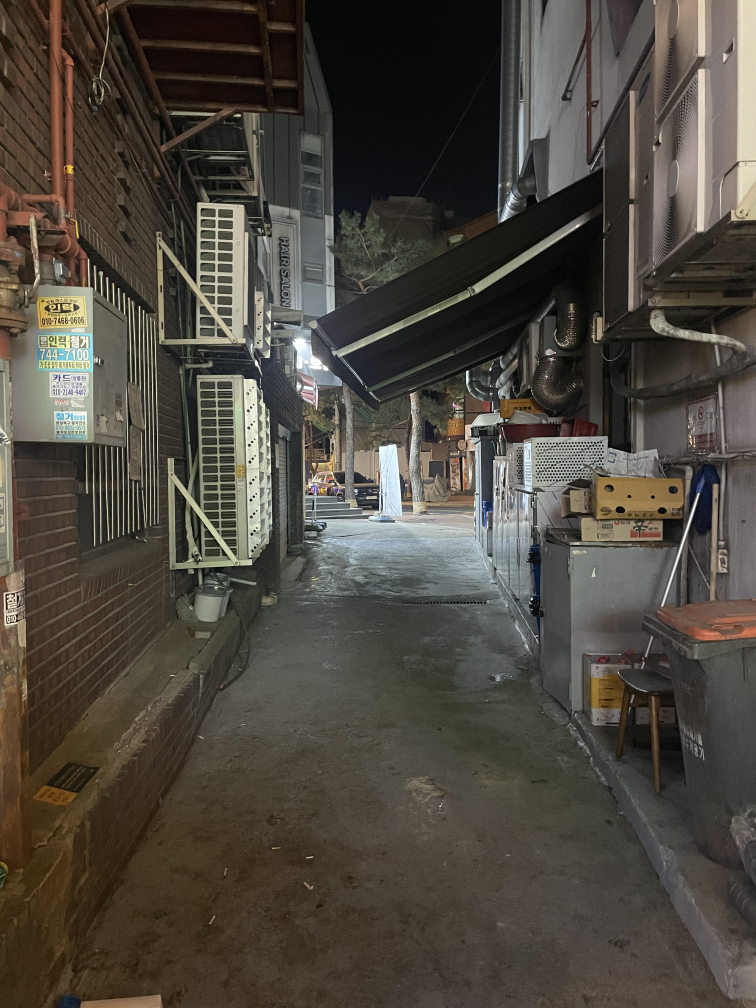
#> input picture V8_text_sam/segment-geospatial-main/input1.jpeg, 3024 x 4032 px, found by its file name (shown at 1/4 size)
$ python V16_get_image.py
#> lines starting #> are read from the running program, lines starting #| are printed output that depends on the picture
import cv2

# 이미지 파일 경로
img_path = "./input1.jpeg"

# 이미지 읽기
image = cv2.imread(img_path)
#> image is the input picture: shape (4032, 3024, 3); mean B, G, R 63.3, 71.9, 77.2
print(image.shape)
#| (4032, 3024, 3)
image = cv2.resize(image, (640, 480))
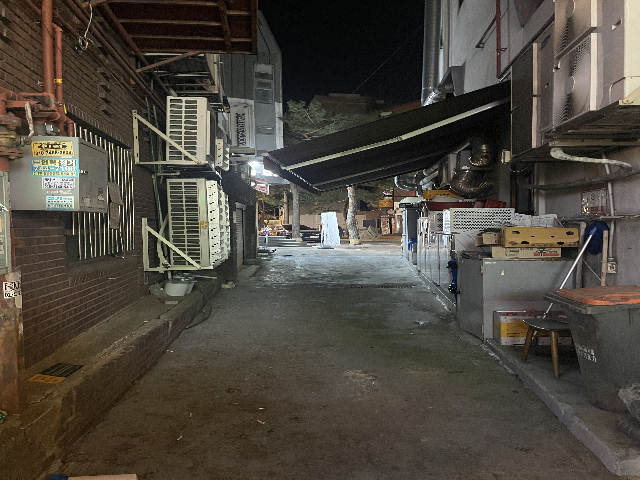
#> image: shape (480, 640, 3); mean B, G, R 63.2, 71.8, 77.2

# 마우스 이벤트 함수 정의
def mouse_callback(event, x, y, flags, param):
    # 마우스 왼쪽 버튼 클릭 이벤트 처리
    if event == cv2.EVENT_LBUTTONDOWN:
        print(f"CLICKED : {x}, {y}")

# 윈도우 생성
cv2.namedWindow("Image")

# 생성된 윈도우에 콜백 함수 등록
cv2.setMouseCallback("Image", mouse_callback)

# 화면 표시 및 종료 설정
while True:
    cv2.imshow("Image", image)

    if cv2.waitKey(1) & 0xFF == 27:
#> (key Esc is pressed here)
        break

# 창 닫기
cv2.destroyAllWindows()

$ run again, with V8_text_sam/segment-geospatial-main/input_image.jpg copied over V8_text_sam/segment-geospatial-main/input1.jpeg
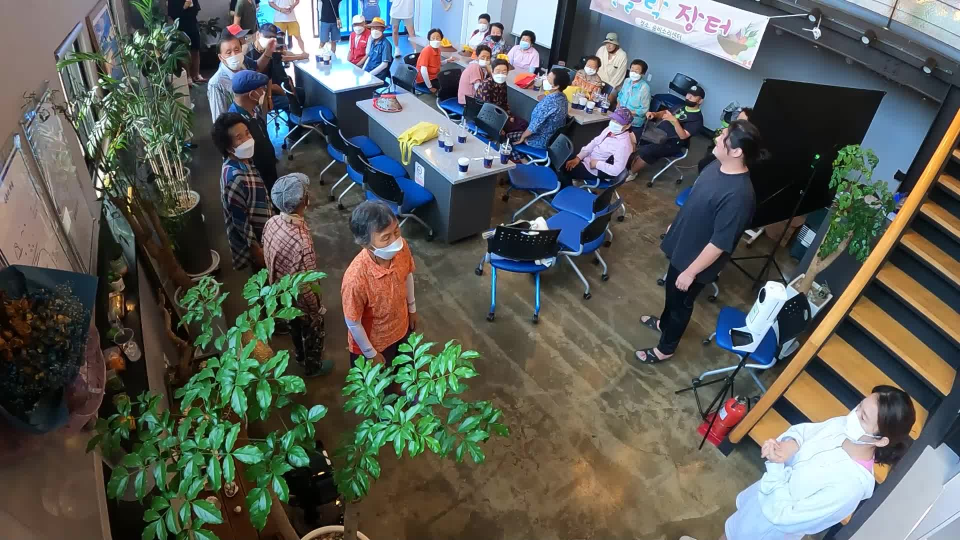
#> input picture V8_text_sam/segment-geospatial-main/input_image.jpg, 1920 x 1080 px, found by its file name (shown at 1/2 size)
#> image is the input picture: shape (1080, 1920, 3); mean B, G, R 88.5, 94.4, 91
#| (1080, 1920, 3)
#> `image = cv2.resize(image, (640, 480))`:
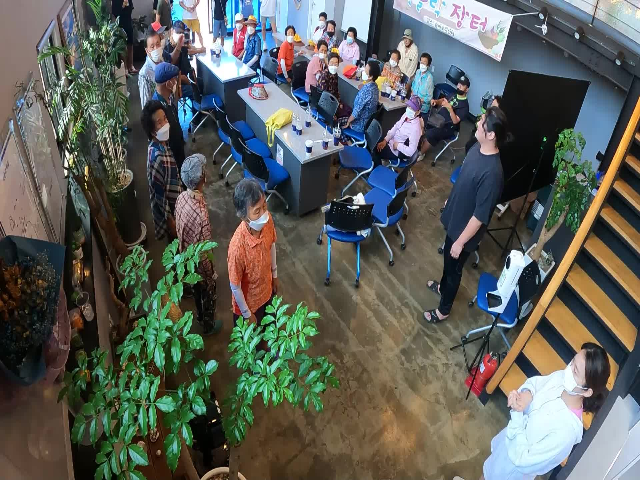
#> image: shape (480, 640, 3); mean B, G, R 88.5, 94.4, 91
